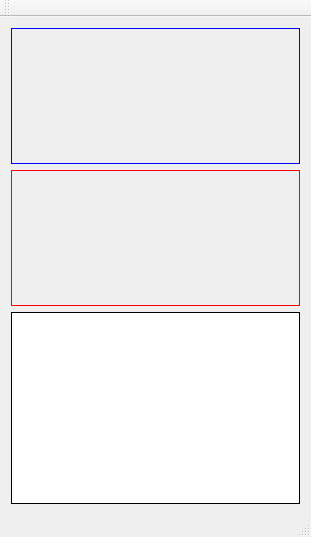
<?xml version="1.0" encoding="UTF-8"?>
<ui version="4.0">
 <class>MainWindow</class>
 <widget class="QMainWindow" name="MainWindow">
  <property name="geometry">
   <rect>
    <x>0</x>
    <y>0</y>
    <width>311</width>
    <height>537</height>
   </rect>
  </property>
  <property name="windowTitle">
   <string>MainWindow</string>
  </property>
  <widget class="QWidget" name="centralWidget">
   <layout class="QVBoxLayout" name="verticalLayout_2" stretch="50,50,0">
    <item>
     <widget class="QLabel" name="imgCapture">
      <property name="styleSheet">
       <string notr="true">border: 1px solid blue;</string>
      </property>
      <property name="text">
       <string/>
      </property>
      <property name="alignment">
       <set>Qt::AlignCenter</set>
      </property>
     </widget>
    </item>
    <item>
     <widget class="QLabel" name="imgInfo">
      <property name="styleSheet">
       <string notr="true">border: 1px solid red;
</string>
      </property>
      <property name="text">
       <string/>
      </property>
      <property name="alignment">
       <set>Qt::AlignCenter</set>
      </property>
     </widget>
    </item>
    <item>
     <widget class="QTextEdit" name="txtInfo">
      <property name="minimumSize">
       <size>
        <width>0</width>
        <height>0</height>
       </size>
      </property>
      <property name="styleSheet">
       <string notr="true">border: 1px solid black</string>
      </property>
      <property name="readOnly">
       <bool>true</bool>
      </property>
     </widget>
    </item>
   </layout>
  </widget>
  <widget class="QMenuBar" name="menuBar">
   <property name="geometry">
    <rect>
     <x>0</x>
     <y>0</y>
     <width>311</width>
     <height>20</height>
    </rect>
   </property>
  </widget>
  <widget class="QToolBar" name="mainToolBar">
   <attribute name="toolBarArea">
    <enum>TopToolBarArea</enum>
   </attribute>
   <attribute name="toolBarBreak">
    <bool>false</bool>
   </attribute>
  </widget>
  <widget class="QStatusBar" name="statusBar"/>
 </widget>
 <layoutdefault spacing="6" margin="11"/>
 <resources/>
 <connections/>
</ui>
